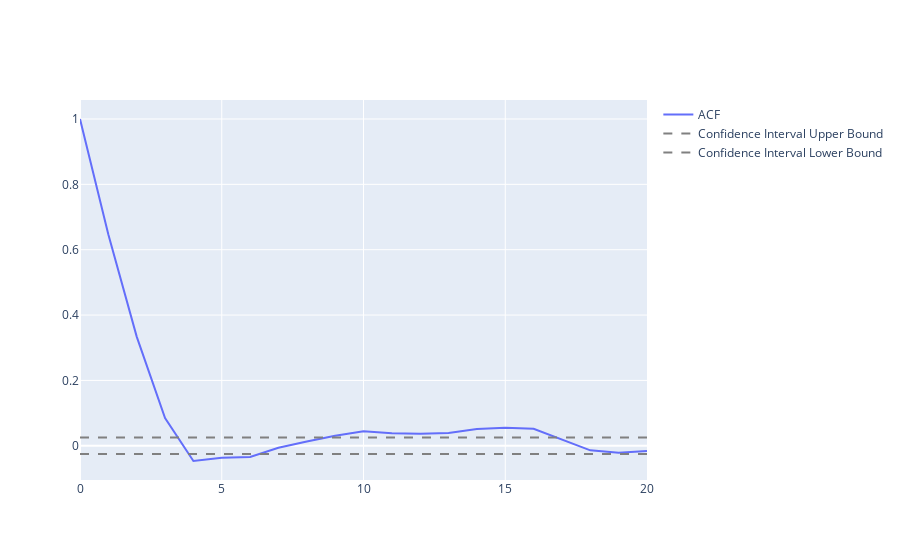
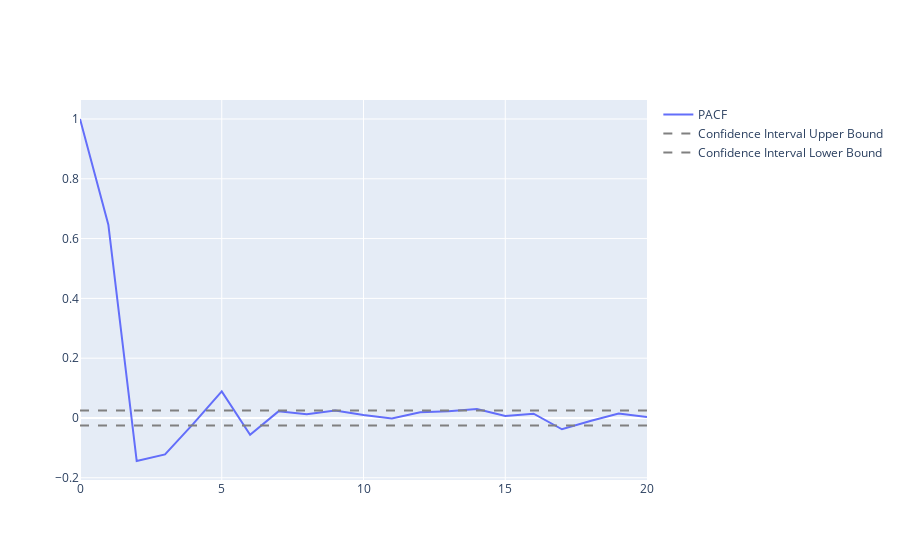

Notebook source saved alongside these figures, in order:
### Code cell
# Intervalo de confiança para o ACF/PACF
ci = 1.96/np.sqrt(len(df_s))

trace_acf = go.Scatter(x = np.arange(len(lag_acf)),y = lag_acf, mode='lines', name='ACF')
trace_pacf = go.Scatter(x = np.arange(len(lag_pacf)),y = lag_pacf, mode='lines', name='PACF')

# Linhas de intervalo de confiança superior e inferior
trace_ci_upper = go.Scatter(x = np.arange(len(lag_acf)),y = [ci]*len(lag_acf), mode='lines', name='Confidence Interval Upper Bound', line=dict(dash='dash', color='gray'))
trace_ci_lower = go.Scatter(x = np.arange(len(lag_acf)),y = [-ci]*len(lag_acf), mode='lines', name='Confidence Interval Lower Bound', line=dict(dash='dash', color='gray'))


fig_acf = go.Figure(data=[trace_acf, trace_ci_upper, trace_ci_lower])
fig_pacf = go.Figure(data=[trace_pacf, trace_ci_upper, trace_ci_lower])

fig_acf.show()
fig_pacf.show()

### Figure 1 — Plotly figure (JSON) as saved in the notebook; plotly's stock layout.template omitted (floating-point values rounded to 4 significant figures)
{"data": [{"mode": "lines", "name": "ACF", "type": "scatter", "x": [0, 1, 2, 3, 4, 5, 6, 7, 8, 9, 10, 11, 12, 13, 14, 15, 16, 17, 18, 19, 20], "y": [1, 0.6465, 0.3342, 0.08451, -0.0466, -0.03666, -0.03457, -0.006121, 0.0132, 0.03089, 0.04476, 0.03821, 0.03715, 0.03936, 0.05165, 0.05509, 0.05226, 0.01816, -0.01391, -0.02109, -0.0162]}, {"line": {"color": "gray", "dash": "dash"}, "mode": "lines", "name": "Confidence Interval Upper Bound", "type": "scatter", "x": [0, 1, 2, 3, 4, 5, 6, 7, 8, 9, 10, 11, 12, 13, 14, 15, 16, 17, 18, 19, 20], "y": [0.02541, 0.02541, 0.02541, 0.02541, 0.02541, 0.02541, 0.02541, 0.02541, 0.02541, 0.02541, 0.02541, 0.02541, 0.02541, 0.02541, 0.02541, 0.02541, 0.02541, 0.02541, 0.02541, 0.02541, 0.02541]}, {"line": {"color": "gray", "dash": "dash"}, "mode": "lines", "name": "Confidence Interval Lower Bound", "type": "scatter", "x": [0, 1, 2, 3, 4, 5, 6, 7, 8, 9, 10, 11, 12, 13, 14, 15, 16, 17, 18, 19, 20], "y": [-0.02541, -0.02541, -0.02541, -0.02541, -0.02541, -0.02541, -0.02541, -0.02541, -0.02541, -0.02541, -0.02541, -0.02541, -0.02541, -0.02541, -0.02541, -0.02541, -0.02541, -0.02541, -0.02541, -0.02541, -0.02541]}], "layout": {}}

### Figure 2 — Plotly figure (JSON) as saved in the notebook; plotly's stock layout.template omitted (floating-point values rounded to 4 significant figures)
{"data": [{"mode": "lines", "name": "PACF", "type": "scatter", "x": [0, 1, 2, 3, 4, 5, 6, 7, 8, 9, 10, 11, 12, 13, 14, 15, 16, 17, 18, 19, 20], "y": [1, 0.6465, -0.1439, -0.1219, -0.01911, 0.08911, -0.05639, 0.0221, 0.01218, 0.02535, 0.01014, -0.001713, 0.01947, 0.0227, 0.03001, 0.006311, 0.01424, -0.03785, -0.01005, 0.01482, 0.003025]}, {"line": {"color": "gray", "dash": "dash"}, "mode": "lines", "name": "Confidence Interval Upper Bound", "type": "scatter", "x": [0, 1, 2, 3, 4, 5, 6, 7, 8, 9, 10, 11, 12, 13, 14, 15, 16, 17, 18, 19, 20], "y": [0.02541, 0.02541, 0.02541, 0.02541, 0.02541, 0.02541, 0.02541, 0.02541, 0.02541, 0.02541, 0.02541, 0.02541, 0.02541, 0.02541, 0.02541, 0.02541, 0.02541, 0.02541, 0.02541, 0.02541, 0.02541]}, {"line": {"color": "gray", "dash": "dash"}, "mode": "lines", "name": "Confidence Interval Lower Bound", "type": "scatter", "x": [0, 1, 2, 3, 4, 5, 6, 7, 8, 9, 10, 11, 12, 13, 14, 15, 16, 17, 18, 19, 20], "y": [-0.02541, -0.02541, -0.02541, -0.02541, -0.02541, -0.02541, -0.02541, -0.02541, -0.02541, -0.02541, -0.02541, -0.02541, -0.02541, -0.02541, -0.02541, -0.02541, -0.02541, -0.02541, -0.02541, -0.02541, -0.02541]}], "layout": {}}
